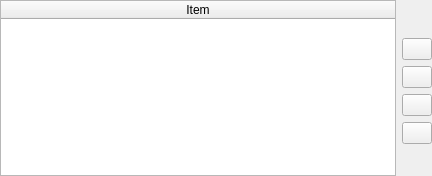
<?xml version="1.0" encoding="UTF-8"?>
<ui version="4.0">
 <class>OrderedStructureWidget</class>
 <widget class="QWidget" name="OrderedStructureWidget">
  <property name="geometry">
   <rect>
    <x>0</x>
    <y>0</y>
    <width>432</width>
    <height>176</height>
   </rect>
  </property>
  <property name="sizePolicy">
   <sizepolicy hsizetype="Expanding" vsizetype="Expanding">
    <horstretch>0</horstretch>
    <verstretch>0</verstretch>
   </sizepolicy>
  </property>
  <property name="minimumSize">
   <size>
    <width>0</width>
    <height>0</height>
   </size>
  </property>
  <property name="windowTitle">
   <string>Form</string>
  </property>
  <layout class="QGridLayout" name="gridLayout_2">
   <property name="margin">
    <number>0</number>
   </property>
   <item row="0" column="0">
    <layout class="QGridLayout" name="gridLayout">
     <item row="0" column="0" rowspan="3">
      <widget class="QTableWidget" name="tableWidget">
       <property name="selectionMode">
        <enum>QAbstractItemView::ContiguousSelection</enum>
       </property>
       <property name="selectionBehavior">
        <enum>QAbstractItemView::SelectRows</enum>
       </property>
       <attribute name="horizontalHeaderStretchLastSection">
        <bool>true</bool>
       </attribute>
       <column>
        <property name="text">
         <string>Item</string>
        </property>
       </column>
      </widget>
     </item>
     <item row="0" column="1">
      <spacer name="verticalSpacer">
       <property name="orientation">
        <enum>Qt::Vertical</enum>
       </property>
       <property name="sizeHint" stdset="0">
        <size>
         <width>20</width>
         <height>40</height>
        </size>
       </property>
      </spacer>
     </item>
     <item row="1" column="1">
      <layout class="QVBoxLayout" name="verticalLayout">
       <item>
        <widget class="QPushButton" name="moveRuleUpPushButton">
         <property name="sizePolicy">
          <sizepolicy hsizetype="Minimum" vsizetype="Minimum">
           <horstretch>0</horstretch>
           <verstretch>0</verstretch>
          </sizepolicy>
         </property>
         <property name="maximumSize">
          <size>
           <width>30</width>
           <height>25</height>
          </size>
         </property>
         <property name="toolTip">
          <string>Move up</string>
         </property>
         <property name="text">
          <string/>
         </property>
         <property name="icon">
          <iconset resource="../../../resources.qrc">
           <normaloff>:/plugins/DsgTools/icons/up.png</normaloff>:/plugins/DsgTools/icons/up.png</iconset>
         </property>
        </widget>
       </item>
       <item>
        <widget class="QPushButton" name="addRulePushButton">
         <property name="sizePolicy">
          <sizepolicy hsizetype="Minimum" vsizetype="Minimum">
           <horstretch>0</horstretch>
           <verstretch>0</verstretch>
          </sizepolicy>
         </property>
         <property name="maximumSize">
          <size>
           <width>30</width>
           <height>25</height>
          </size>
         </property>
         <property name="toolTip">
          <string>Add</string>
         </property>
         <property name="text">
          <string/>
         </property>
         <property name="icon">
          <iconset resource="../../../resources.qrc">
           <normaloff>:/plugins/DsgTools/icons/plus.png</normaloff>:/plugins/DsgTools/icons/plus.png</iconset>
         </property>
        </widget>
       </item>
       <item>
        <widget class="QPushButton" name="removeRulePushButton">
         <property name="sizePolicy">
          <sizepolicy hsizetype="Minimum" vsizetype="Minimum">
           <horstretch>0</horstretch>
           <verstretch>0</verstretch>
          </sizepolicy>
         </property>
         <property name="maximumSize">
          <size>
           <width>30</width>
           <height>25</height>
          </size>
         </property>
         <property name="toolTip">
          <string>Remove</string>
         </property>
         <property name="text">
          <string/>
         </property>
         <property name="icon">
          <iconset resource="../../../resources.qrc">
           <normaloff>:/plugins/DsgTools/icons/remove.png</normaloff>:/plugins/DsgTools/icons/remove.png</iconset>
         </property>
        </widget>
       </item>
       <item>
        <widget class="QPushButton" name="moveRuleDownPushButton">
         <property name="sizePolicy">
          <sizepolicy hsizetype="Minimum" vsizetype="Minimum">
           <horstretch>0</horstretch>
           <verstretch>0</verstretch>
          </sizepolicy>
         </property>
         <property name="maximumSize">
          <size>
           <width>30</width>
           <height>25</height>
          </size>
         </property>
         <property name="toolTip">
          <string>Move down</string>
         </property>
         <property name="text">
          <string/>
         </property>
         <property name="icon">
          <iconset resource="../../../resources.qrc">
           <normaloff>:/plugins/DsgTools/icons/down.png</normaloff>:/plugins/DsgTools/icons/down.png</iconset>
         </property>
        </widget>
       </item>
      </layout>
     </item>
     <item row="2" column="1">
      <spacer name="verticalSpacer_2">
       <property name="orientation">
        <enum>Qt::Vertical</enum>
       </property>
       <property name="sizeHint" stdset="0">
        <size>
         <width>20</width>
         <height>40</height>
        </size>
       </property>
      </spacer>
     </item>
    </layout>
   </item>
  </layout>
 </widget>
 <resources>
  <include location="../../../resources.qrc"/>
 </resources>
 <connections/>
</ui>
